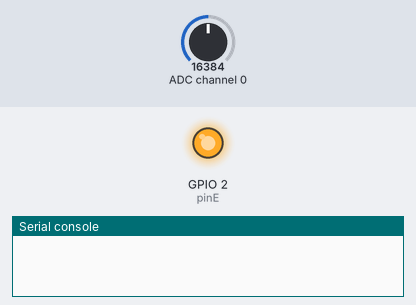
Bench run of a program on a simulated ESP32 board running MicroPython. Parts: output pins drawn as LEDs (lit = HIGH), the last lines printed to the serial console. The inputs (shaded band) are chosen by the test bench; at power-on: ADC channel 0 = 16384 (analog values on the 0–32767 scale). At 2.6 s the program stops and its outputs stay as they are.

Above: at 0.1 s.
At 2.7 s:
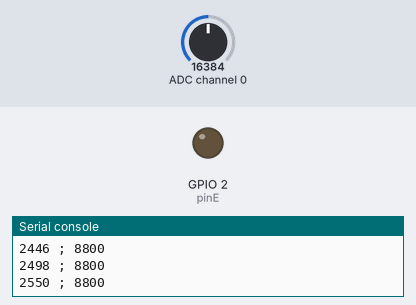
Timing chart, 0 to 4.1 s (numbered marks = the images above):
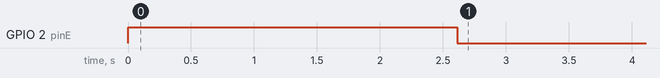

Measured:
- by itself, GPIO 2 (pinE): LOW → HIGH at 0.00 s, → LOW 2.6 s later

The program:

Condensateur_charge_I2C_ADS1115.py
```python
# Test DFRobot Gravity I2C ADC 16 bits ADS1115

from machine import I2C, Pin
from ads1x15 import ADS1115
import time

################ Paramétrage CAN I2C ADS1115 ####################
i2c = I2C(freq=400000,sda=21,scl=22)
adc = ADS1115(i2c,0x48,0)

# adc = ADS1115(i2c, address, gain)
# Gain value - 0 as default
# 0 : 6.144V # 2/3x
# 1 : 4.096V # 1x
# 2 : 2.048V # 2x
# 3 : 1.024V # 4x
# 4 : 0.512V # 8x
# 5 : 0.256V # 16x

###################### Déclaration ##############################
pinE = Pin(2, Pin.OUT) # Source de tension E du circuit RC
t = []                 # Tableau temps
N = []                 # Tableau N

############## Décharge initiale du condensateur ################
#pinE.value(0)          # E = 0 V
#time.sleep_ms(4000)    # Attendre 4s

################# Début charge du condensateur ##################
pinE.value(1)            # E = Vcc
to = time.ticks_ms()  # Instant initial
t.append(time.ticks_diff(time.ticks_ms(), to))
N.append(adc.read(7))    # Rate 0 à 7 (voir doc)

######################### Mesures ###############################
for i in range(50):
    t.append(time.ticks_diff(time.ticks_ms(), to))
    N.append(adc.read(7))    # Rate 0 à 7 (voir doc)
    time.sleep_ms(50)

################# Affichage données en CSV ######################
print('t;N')
print('ms;_')
for i in range(len(t)) :
    print(t[i], ';', N[i])
    #U = N*6.105/32767  # Real value

################# Decharge du condensateur ######################

pinE.value(0)          # E = 0 V
################### Fermeture port I2C ##########################
i2c.deinit() # Close I2C
```
